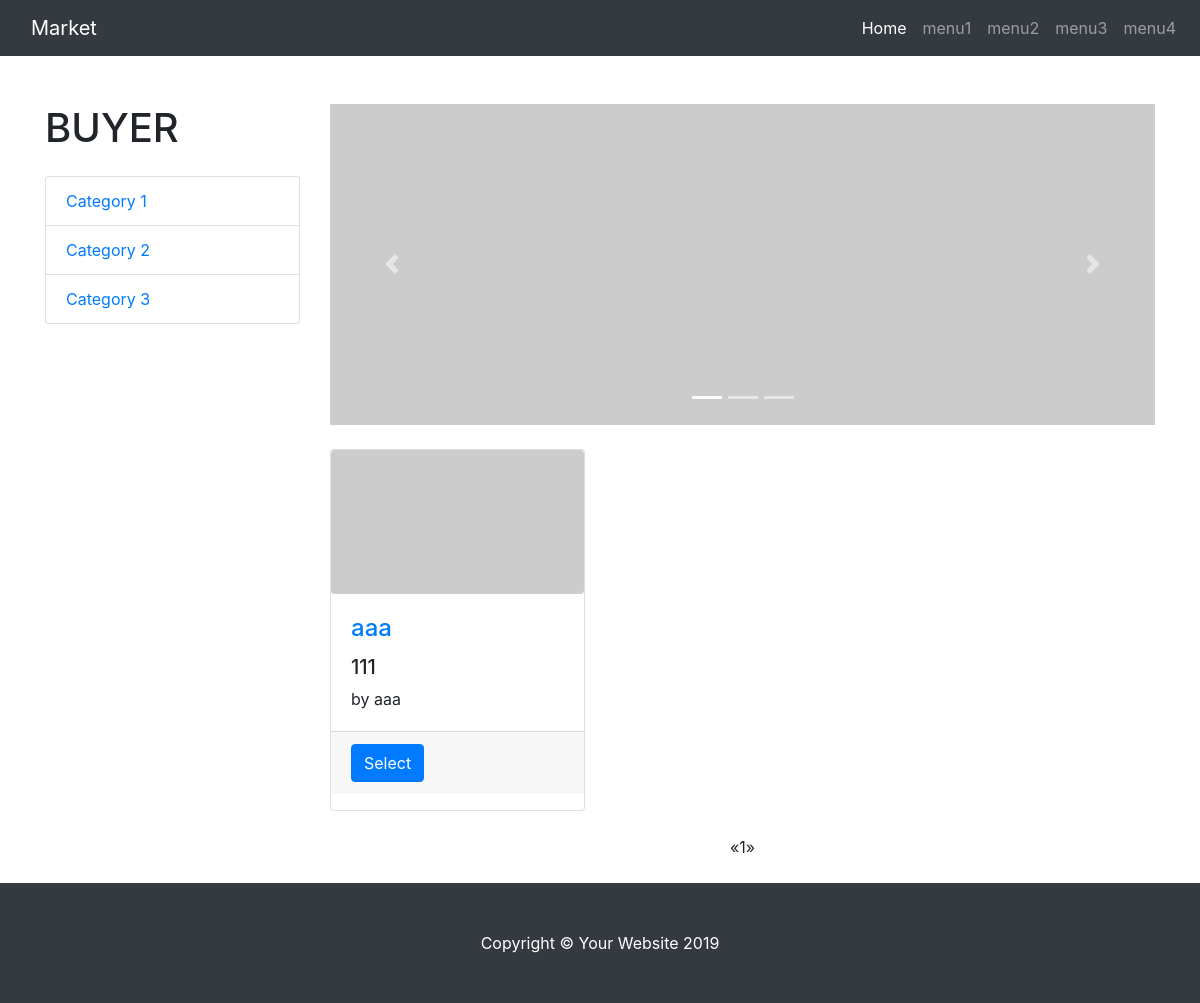
Page /buyer/ on the earlier database version.
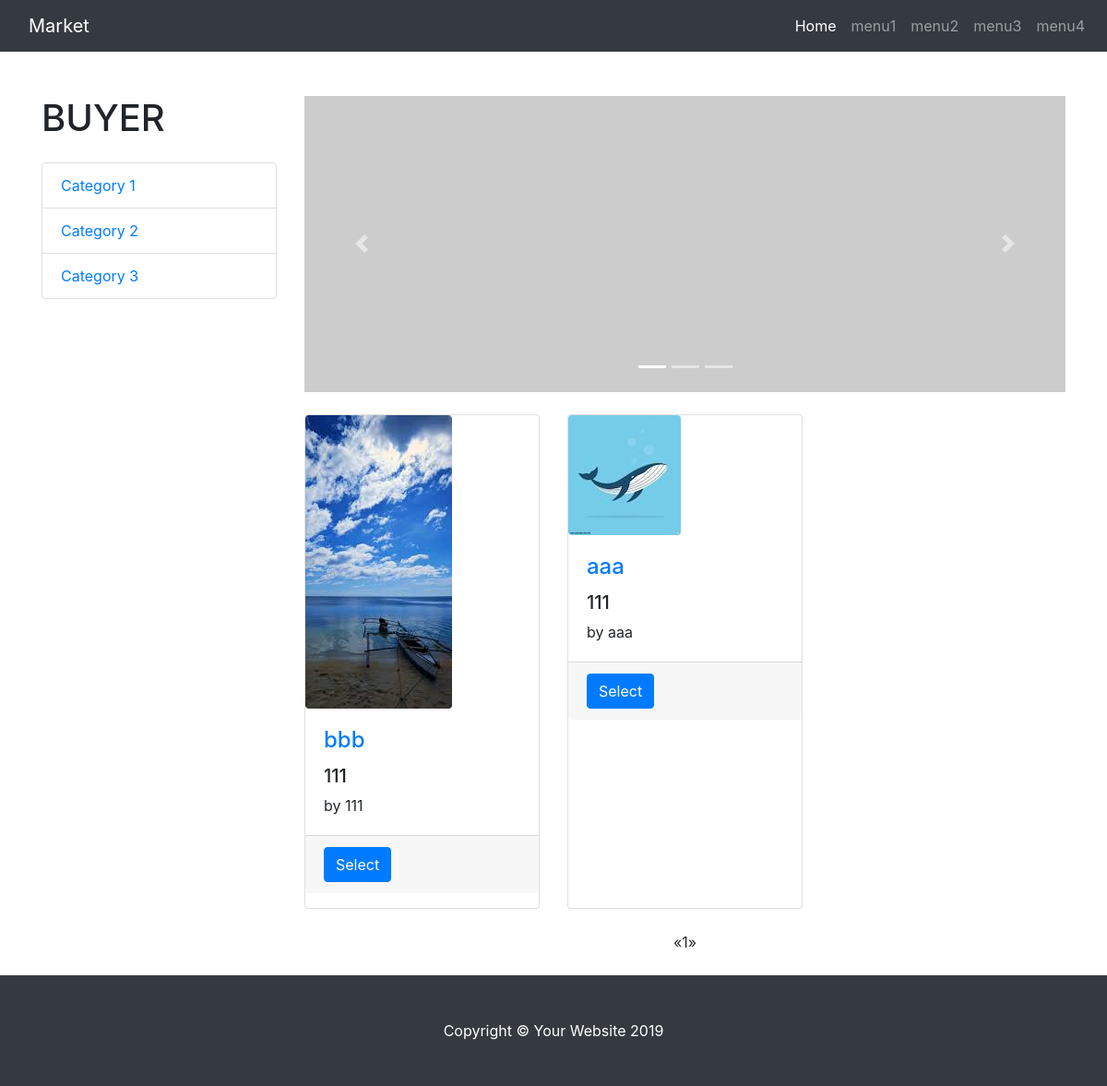
Same page on the later database version.
### market/models.py (models this page shows)
class Product(models.Model):
    created_date = models.DateTimeField(auto_now_add=True)
    content = models.TextField(blank=True)
    view = models.IntegerField(default=0)
    name = models.CharField(max_length=30, blank=True)
    type = models.CharField(max_length=20)      # 경매인지 그냥인지
    price = models.IntegerField(default=0)      # 가격
    seller_name = models.CharField(max_length=20, blank=True) # 판매자 이름
    phone = models.CharField(max_length=20, blank=True) # 판매자 전화번호
    place = models.CharField(max_length=60, blank=True)    # 거래장소
    seller = models.ForeignKey(User, on_delete=models.CASCADE) #판매자 정보
    status = models.CharField(max_length=20)    # 판매중인지 종료인지
    photo = models.ImageField(blank=True)

### market/views.py (the view)
# urls.py: path('buyer/', views.main2, name='main2'),
def main2(request):
    boards = Product.objects.order_by('-id')
    page = request.GET.get('page', 1)
    paginator = Paginator(boards, 20)
    try:
        lines = paginator.page(page)
    except PageNotAnInteger:
        lines = paginator.page(1)
    except EmptyPage:
        lines = paginator.page(paginator.num_pages)
    context = {'boards': lines}
    return render(request, 'main2.html', context)

### templates/main2.html (shortened to what the changed rows need)
﻿{% load static %}
<!DOCTYPE html>
<html lang="en">
<head>
  <link href="{% static 'vendor/bootstrap/css/bootstrap.min.css' %}" rel="stylesheet">
  <link href="{% static 'css/shop-homepage.css' %}" rel="stylesheet">
</head>
<body>
              <link rel='stylesheet prefetch' href='https://maxcdn.bootstrapcdn.com/font-awesome/4.4.0/css/font-awesome.min.css'>
  <div class="container">
    <div class="row">
      <div class="col-lg-3">
        <h1 class="my-4">BUYER</h1>
      </div>
      <div class="col-lg-9">
        <div class="row">
{% for board in boards %}
          <div class="col-lg-4 col-md-6 mb-4">
            <div class="card h-100">
              <a>
                  {% if board.photo %}
        <img class="img-fluid rounded" name="image" src="{{ board.photo.url }}" alt="">
                  {% else %}
            <img class="img-fluid rounded" name="image" src="http://placehold.it/700x400" alt="">
                  {% endif %}
              </a>
            <form action="" method="POST" title="Title">
              <div class="card-body">
                <h4 class="card-title">
                  <a href="{% url 'main2' %}product={{ board.id }}" value="{{ board.id }}">{{ board.name }}</a>
                </h4>
                <h5>{{board.price}}</h5>
                <p class="card-text">by {{board.seller_name}}</p>
              </div>
              <div class="card-footer">
                <small class="text-muted">
                    <a href="" class="btn btn-primary" >Select</a>
                </small>
              </div>
            </form>
            </div>
          </div>
{% endfor %}
        </div>
      <ul class="pagination justify-content-center mb-4">
        {% for i in boards.paginator.page_range %}
          {% if boards.number == i %}
            <li class="active"><span>{{ i }} <span class="sr-only">(current)</span></span></li>
          {% else %}
            <li><a href="?page={{ i }}">{{ i }}</a></li>
          {% endif %}
        {% endfor %}
        </ul>
      </div>
    </div>
  </div>
</body>
</html>

Differences in the rows shown:
added Product: photo (picture), {{ board.id }} 2 (drawn), name "bbb", price "111", seller_name "111"
changed Product "aaa": photo: picture added
